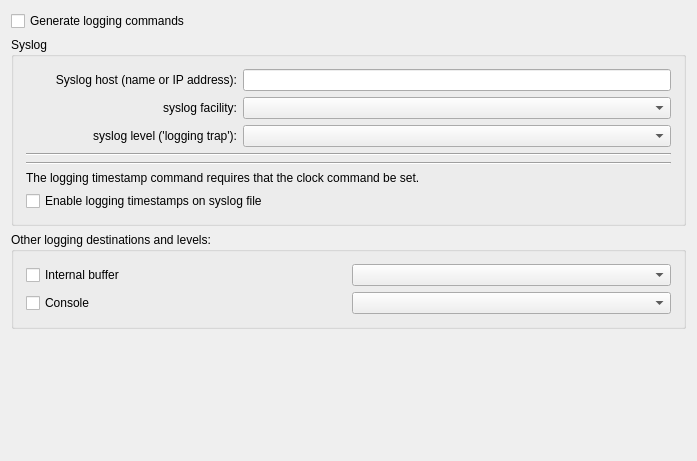
     <widget class="QWidget" name="logging_tab">
      <attribute name="title">
       <string>Logging</string>
      </attribute>
      <layout class="QGridLayout">
       <item row="0" column="0">
        <widget class="QCheckBox" name="generate_logging_commands">
         <property name="text">
          <string>Generate logging commands</string>
         </property>
        </widget>
       </item>
       <item row="1" column="0">
        <widget class="QGroupBox" name="syslog_controls">
         <property name="title">
          <string>Syslog</string>
         </property>
         <layout class="QGridLayout">
          <property name="margin">
           <number>12</number>
          </property>
          <item row="0" column="1" colspan="2">
           <widget class="QLineEdit" name="syslog_host"/>
          </item>
          <item row="0" column="0">
           <widget class="QLabel" name="label599">
            <property name="text">
             <string>Syslog host (name or IP address):</string>
            </property>
            <property name="alignment">
             <set>Qt::AlignRight|Qt::AlignTrailing|Qt::AlignVCenter</set>
            </property>
            <property name="wordWrap">
             <bool>false</bool>
            </property>
           </widget>
          </item>
          <item row="2" column="0">
           <widget class="QLabel" name="label598">
            <property name="text">
             <string>syslog facility:</string>
            </property>
            <property name="alignment">
             <set>Qt::AlignRight|Qt::AlignTrailing|Qt::AlignVCenter</set>
            </property>
            <property name="wordWrap">
             <bool>false</bool>
            </property>
           </widget>
          </item>
          <item row="3" column="0">
           <widget class="QLabel" name="label640">
            <property name="text">
             <string>syslog level ('logging trap'):</string>
            </property>
            <property name="alignment">
             <set>Qt::AlignRight|Qt::AlignTrailing|Qt::AlignVCenter</set>
            </property>
            <property name="wordWrap">
             <bool>false</bool>
            </property>
           </widget>
          </item>
          <item row="2" column="1" colspan="2">
           <widget class="QComboBox" name="syslog_facility"/>
          </item>
          <item row="3" column="1" colspan="2">
           <widget class="QComboBox" name="logging_trap_level"/>
          </item>
          <item row="5" column="0" colspan="3">
           <widget class="Line" name="hseparator39">
            <property name="frameShape">
             <enum>QFrame::HLine</enum>
            </property>
            <property name="frameShadow">
             <enum>QFrame::Sunken</enum>
            </property>
            <property name="orientation">
             <enum>Qt::Horizontal</enum>
            </property>
           </widget>
          </item>
          <item row="7" column="0" colspan="3">
           <widget class="Line" name="hseparator40">
            <property name="frameShape">
             <enum>QFrame::HLine</enum>
            </property>
            <property name="frameShadow">
             <enum>QFrame::Sunken</enum>
            </property>
            <property name="orientation">
             <enum>Qt::Horizontal</enum>
            </property>
           </widget>
          </item>
          <item row="8" column="0" colspan="3">
           <widget class="QLabel" name="label641">
            <property name="text">
             <string>The logging timestamp command requires that the clock command be set.</string>
            </property>
            <property name="alignment">
             <set>Qt::AlignVCenter</set>
            </property>
            <property name="wordWrap">
             <bool>true</bool>
            </property>
           </widget>
          </item>
          <item row="9" column="0" colspan="3">
           <widget class="QCheckBox" name="logging_timestamp">
            <property name="text">
             <string>Enable logging timestamps on syslog file</string>
            </property>
           </widget>
          </item>
         </layout>
        </widget>
       </item>
       <item row="2" column="0">
        <widget class="QGroupBox" name="other_logging_controls">
         <property name="title">
          <string>Other logging destinations and levels:</string>
         </property>
         <layout class="QGridLayout">
          <property name="margin">
           <number>12</number>
          </property>
          <item row="0" column="0">
           <widget class="QCheckBox" name="logging_buffered">
            <property name="text">
             <string>Internal buffer</string>
            </property>
           </widget>
          </item>
          <item row="1" column="0">
           <widget class="QCheckBox" name="logging_console">
            <property name="text">
             <string>Console</string>
            </property>
           </widget>
          </item>
          <item row="0" column="1">
           <widget class="QComboBox" name="logging_buffered_level"/>
          </item>
          <item row="1" column="1">
           <widget class="QComboBox" name="logging_console_level"/>
          </item>
         </layout>
        </widget>
       </item>
       <item row="3" column="0">
        <spacer>
         <property name="orientation">
          <enum>Qt::Vertical</enum>
         </property>
         <property name="sizeType">
          <enum>QSizePolicy::Expanding</enum>
         </property>
         <property name="sizeHint" stdset="0">
          <size>
           <width>675</width>
           <height>121</height>
          </size>
         </property>
        </spacer>
       </item>
      </layout>
     </widget>
